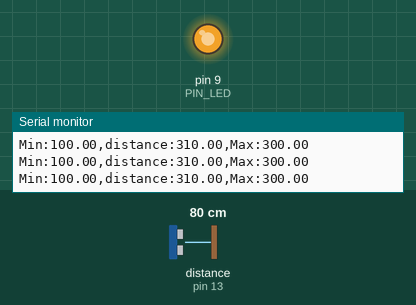
Recording of a sketch running on a simulated Arduino Uno, built with avr-gcc and run on an emulated ATmega328P. On the bench: output pins drawn as LEDs (lit = HIGH), the last lines printed to the serial monitor. Wiring (inferred from the names in the program): ultrasonic range finder: trigger pin 12; echo pin 13. Inputs (shaded band) come from the test bench; at power-on: distance to the obstacle (sensor on pin 13) 80 cm. The echo pulse lasts 58.3 µs per cm; pins used as bus, display or sensor lines are not drawn.

Above: at 1.2 s.
1.3 s: distance to the obstacle (sensor on pin 13) set to 18 cm
At 2.5 s:
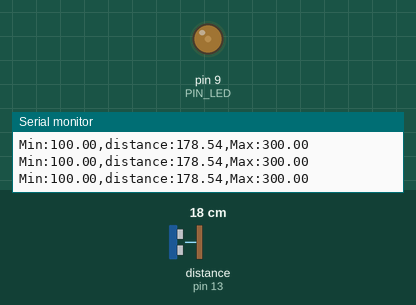
2.8 s: distance to the obstacle (sensor on pin 13) set to 103 cm
At 4.0 s:
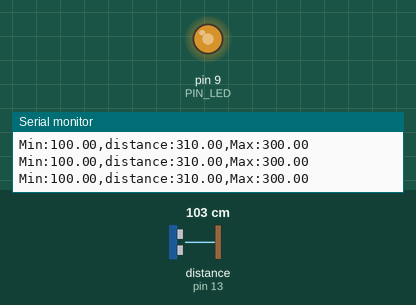
Timing chart, 0 to 5.8 s (numbered marks = the images above; inputs shaded):
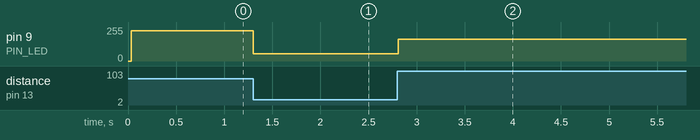

Measured:
- after the input at 1.3 s, pin 9 (PIN_LED): 226/255 → 53/255 at once
- after the input at 2.8 s, pin 9 (PIN_LED): 53/255 → 163/255 at once

The sketch:

08_example_2.ino
```cpp
// Arduino pin assignment
#define PIN_LED  9
#define PIN_TRIG 12   // sonar sensor TRIGGER
#define PIN_ECHO 13   // sonar sensor ECHO

// configurable parameters
#define SND_VEL 346.0     // sound velocity at 24 celsius degree (unit: m/sec)
#define INTERVAL 25      // sampling interval (unit: msec)
#define PULSE_DURATION 10 // ultra-sound Pulse Duration (unit: usec)
#define _DIST_MIN 100.0   // minimum distance to be measured (unit: mm)
#define _DIST_MAX 300.0   // maximum distance to be measured (unit: mm)

#define TIMEOUT ((INTERVAL / 2) * 1000.0) // maximum echo waiting time (unit: usec)
#define SCALE (0.001 * 0.5 * SND_VEL) // coefficent to convert duration to distance

unsigned long last_sampling_time;   // unit: msec
float distance;
void setup() {
  // initialize GPIO pins
  pinMode(PIN_LED, OUTPUT);
  pinMode(PIN_TRIG, OUTPUT);  // sonar TRIGGER
  pinMode(PIN_ECHO, INPUT);   // sonar ECHO
  digitalWrite(PIN_TRIG, LOW);  // turn-off Sonar

  // initialize serial port
  Serial.begin(57600);
}


void loop() {


  // wait until next sampling time. // polling
  // millis() returns the number of milliseconds since the program started.
  //    will overflow after 50 days.
  if (millis() < (last_sampling_time + INTERVAL))
    return;

  Serial.print("Min:");        Serial.print(_DIST_MIN);
  Serial.print(",distance:");  Serial.print(distance);
  Serial.print(",Max:");       Serial.print(_DIST_MAX);
  Serial.println("");


  distance = USS_measure(PIN_TRIG, PIN_ECHO); // read distance

  int abs = (int) abs(200-distance);
  int light = abs*255/100;
  analogWrite(PIN_LED, light);

  if ((distance == 0.0) || (distance > _DIST_MAX)) {
      distance = _DIST_MAX + 10.0;    // Set Higher Value
      //digitalWrite(PIN_LED, 1);       // LED OFF
  } else if (distance < _DIST_MIN) {
      distance = _DIST_MIN - 10.0;    // Set Lower Value
      //digitalWrite(PIN_LED, 1);       // LED OFF
  } else {    // In desired Range
      //digitalWrite(PIN_LED, 0);       // LED ON
  }

  // output the distance to the serial port
  Serial.print("Min:");        Serial.print(_DIST_MIN);
  Serial.print(",distance:");  Serial.print(distance);
  Serial.print(",Max:");       Serial.print(_DIST_MAX);
  Serial.println("");


  // update last sampling time
  last_sampling_time += INTERVAL;
}

// get a distance reading from USS. return value is in millimeter.
float USS_measure(int TRIG, int ECHO)
{
  digitalWrite(TRIG, HIGH);
  delayMicroseconds(PULSE_DURATION);
  digitalWrite(TRIG, LOW);

  return pulseIn(ECHO, HIGH, TIMEOUT) * SCALE; // unit: mm

  // Pulse duration to distance conversion example (target distance = 17.3m)
  // - pulseIn(ECHO, HIGH, timeout) returns microseconds (음파의 왕복 시간)
  // - 편도 거리 = (pulseIn() / 1,000,000) * SND_VEL / 2 (미터 단위)
  //   mm 단위로 하려면 * 1,000이 필요 ==>  SCALE = 0.001 * 0.5 * SND_VEL
  //
  // - 예, pusseIn()이 100,000 이면 (= 0.1초, 왕복 거리 34.6m)
  //        = 100,000 micro*sec * 0.001 milli/micro * 0.5 * 346 meter/sec
  //        = 100,000 * 0.001 * 0.5 * 346
  //        = 17,300 mm  ==> 17.3m
}
```
